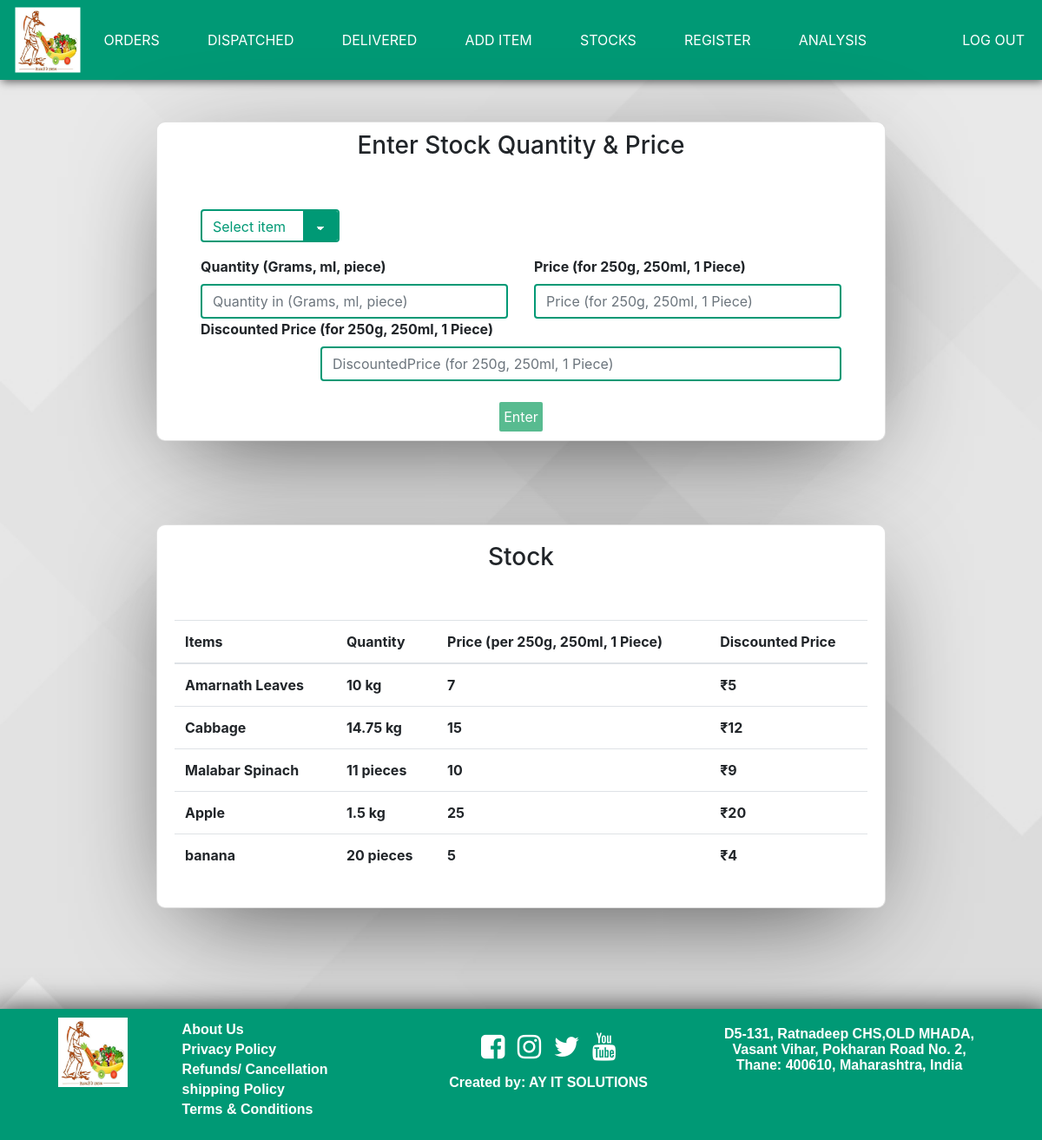
The app's page /owner/itemoption.php (signed in) with its own data.
### tables this page shows
CREATE TABLE `items` (
  `item_id` int(11) NOT NULL,
  `i_eng` varchar(100) NOT NULL,
  `i_mar` varchar(100) NOT NULL,
  `i_hin` varchar(100) NOT NULL,
  `category_type` int(11) NOT NULL,
  `type` int(11) NOT NULL COMMENT '1-grams,2-gadi',
  `quantity` int(11) NOT NULL,
  `price` int(11) NOT NULL,
  `non_discounted_price` int(11) NOT NULL,
  `img` text NOT NULL
);

### owner/itemoption.php (the view, shortened to what this page needs)
<?php
include dirname(dirname(__FILE__)).DIRECTORY_SEPARATOR.'includes'.DIRECTORY_SEPARATOR.'dbconn.php';
 ?>
<!DOCTYPE html>
<html lang="en">
<head>
<link rel="stylesheet" href="https://cdnjs.cloudflare.com/ajax/libs/font-awesome/4.7.0/css/font-awesome.min.css">
<link rel="stylesheet" href="https://maxcdn.bootstrapcdn.com/bootstrap/4.0.0/css/bootstrap.min.css">
<link rel="stylesheet" href="../css/main.css">
<link rel="stylesheet" href="../css/cards.css">
</head>
<body background="../images/back2.jpg">
  <?php
    include dirname(dirname(__FILE__)).DIRECTORY_SEPARATOR.'includes'.DIRECTORY_SEPARATOR.'ownerheader.php';
   ?>
<br><br>
<div class="card ownercard" style="padding:10px 50px">
  <h3 style="text-align:center;">Enter Stock Quantity & Price</h3><br><br>
  <form class="" action="" method="post">
    <div class="form-group">
    <select class="form-control customselect smaller classic" name="item" id="item" required>
      <option value="" selected disabled>Select item</option>
    </select>
  </div>
  <div class="row">
    <div class="col">
      <div class="form-group">
      <label for quantity><b>Quantity (Grams, ml, piece)</b> </label>
        <input type="number" name="quantity" class="form-control category customselect classic"id="quantity" placeholder="Quantity in (Grams, ml, piece)">
      </div>
    </div>
    <br>
    <div class="col">
      <div class="form-group">
      <label for price><b>Price (for 250g, 250ml, 1 Piece)</b> </label>
        <input type="number" name="price" class="form-control category customselect classic"id="price" placeholder="Price (for 250g, 250ml, 1 Piece)">
      </div>
    </div>
  </div>
  <div class="row">
    <div class="col">
      <div class="form-group">
      <label for dprice><b>Discounted Price (for 250g, 250ml, 1 Piece)</b> </label>
        <input type="number" name="dprice" class="form-control category customselect classic"id="dprice" placeholder="DiscountedPrice (for 250g, 250ml, 1 Piece)">
      </div>
    </div>
  </div>
  <br>
  <div class="text-center">
      <button class="btn btngreen" name="itementry" id="btn">Enter</button>
  </div>
  </form>
</div>
<br><br><br><br>
<section id="stock">
<div class="card ownercard">
  <h3 style="text-align:center;">Stock</h3><br><br>
  <table class="table table-hover" style="padding:20px;">
<thead>
  <tr>
    <th scope="col">Items</th>
    <th scope="col">Quantity</th>
    <th scope="col">Price (per 250g, 250ml, 1 Piece)</th>
    <th scope="col">Discounted Price</th>
  </tr>
</thead>
<tbody>
    <?php
    $query = "SELECT * FROM items;";
    $result = mysqli_query($con, $query);
    if (mysqli_num_rows($result) > 0)
    {
        while ($row1 = mysqli_fetch_assoc($result)) {
            $quantity=$row1['quantity'];
            if ($quantity > 0) {
              $type=$row1['type'];
              if ($type==1) {
                $fquantity=$quantity/1000;
                $unit="kg";
              }
              else if ($type==2) {
                $fquantity=$quantity;
                if ($fquantity==1) {
                  $unit="piece";
                }
                else {
                $unit="pieces";
                }
              }else if ($type==3) {
                $fquantity=$quantity/1000;
                $unit="litre";
              }
            echo '
            <tr>
              <th scope="col">'.$row1['i_eng'].'</th>
              <th scope="col">'.$fquantity.' '.$unit.'</th>
              <th scope="col">'.$row1['non_discounted_price'].'</th>
              <th scope="col">₹'.$row1['price'].'</th>
            </tr>';
          }
        }
      }
     ?>
</tbody>
</table>
</div><br><br>
</section>
                <?php include dirname(dirname(__FILE__)).DIRECTORY_SEPARATOR.'includes'.DIRECTORY_SEPARATOR.'footer.php';   ?>
</body>
</html>

### css/main.css (style rules this page uses)
body { background-image: url("../images/back2.jpg"); background-repeat: repeat-y; background-size: cover; }
.category { position: relative; float: right; }
select { width: auto !important; float: none !important; }

### css/cards.css (style rules this page uses)
input[type=number] { -moz-appearance: textfield; }
.btngreen { background-color: #009755; color: white; padding: 5px; position: relative; border: none; outline: none; border-radius: 2px; cursor: pointer; }
.customselect { max-width: 600px !important; background-color: transparent; border: 2px solid #009975; border-radius: 4px; display: inline-block; font: inherit; line-height: 1.5em; margin: 0; color: #009975; -webkit-box-sizing: border-box; -moz-box-sizing: border-box; box-sizing: border-box; -webkit-appearance: none; -moz-appearance: none; }
.customselect.smaller { max-width: 475px !important; background-color: transparent; border: 2px solid #009975; border-radius: 4px; display: inline-block; font: inherit; line-height: 1.5em; margin: 0; color: #009975; -webkit-box-sizing: border-box; -moz-box-sizing: border-box; box-sizing: border-box; -webkit-appearance: none; -moz-appearance: none; }
.customselect option { background-color: transparent; }
select.classic { background-image: linear-gradient(45deg, transparent 50%, white 50%), linear-gradient(135deg, white 50%, transparent 50%), linear-gradient(to right, #009975, #009975); background-position: calc(100% - 20px) calc(1em + 2px), calc(100% - 15px) calc(1em + 2px), 100% 0; background-size: 5px 5px, 5px 5px, 2.5em 2.5em; background-repeat: no-repeat; }
.ownercard { margin: auto; width: 70%; padding: 20px; display: block; overflow-x: auto; border-radius: 10px 10px 10px 10px; -webkit-box-shadow: 0px 29px 124px -35px rgba(0, 0, 0, 0.75); -moz-box-shadow: 0px 29px 124px -35px rgba(0, 0, 0, 0.75); box-shadow: 0px 29px 124px -35px rgba(0, 0, 0, 0.75); }

### records on screen
items: i_eng "Amarnath Leaves", quantity "10", type "kg", non_discounted_price "7", price "5"
items: i_eng "Cabbage", quantity "14.75", type "kg", non_discounted_price "15", price "12"
items: i_eng "Malabar Spinach", quantity "11", quantity "pieces", non_discounted_price "10", price "9"
items: i_eng "Apple", quantity "1.5", type "kg", non_discounted_price "25", price "20"
items: i_eng "banana", quantity "20", quantity "pieces", non_discounted_price "5", price "4"
